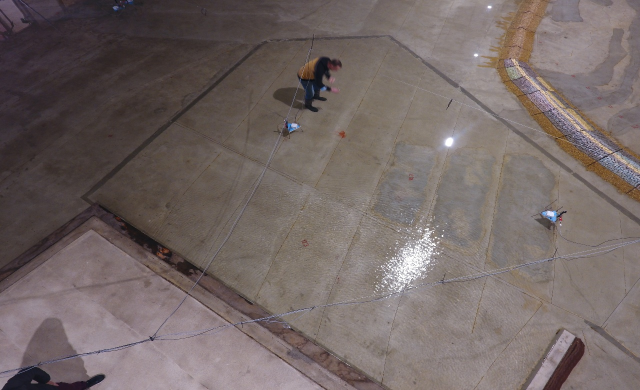
#> input picture ImagesRGB/0.jpg, 1280 x 780 px, found by its file name (shown at 1/2 size); its folder holds 4 pictures in this run
$ python img_filter.py
#> lines starting #> are read from the running program, lines starting #| are printed output that depends on the picture; pictures that were not available may be replaced by others from this repository, and a replacement may not be noted
#!/usr/bin/env python

import os
import numpy
import cv2


os.chdir(os.getcwd()+'/water_pollution/')
IMAGES_DIR_NAME = '2022-01-10 Tests'

class image_filter:
    def __init__(self,images_dir):
        self.images_dir = images_dir
        self.images = self.get_images()


    def get_images(self):
        files = os.listdir('./' + self.images_dir)
        images_names = [x for x in os.listdir('./2022-01-10 Tests') if x[-3:].lower() == 'jpg']
        images = []
        for i in images_names:
            img = cv2.imread('./' + self.images_dir + '/' + i)
#> img is the input picture: shape (780, 1280, 3); mean B, G, R 101.1, 103.2, 114.7
            shape = (1280,780)
            img = cv2.resize(img,shape)
            images.append(img)
        images = numpy.array(images)
        print(images.shape)
#| (1, 780, 1280, 3)
        return images

    def create_RGB_images(self):
        for i in range(len(self.images)):
            name_img = str(i) + ".jpg"
            cv2.imwrite("./ImagesRGB/"+name_img,self.images[i])
            cv2.imwrite("./ImagesRGB/"+"R"+name_img,self.images[i][:,:,0])
            cv2.imwrite("./ImagesRGB/"+"G"+name_img,self.images[i][:,:,1])
            cv2.imwrite("./ImagesRGB/"+"B"+name_img,self.images[i][:,:,2])
#> this loop made 1 pass
#> name_img on pass 1: '0.jpg'
#> pass 1, in create_RGB_images, `cv2.imwrite("./ImagesRGB/"+"R"+name_img,self.images[i][:,:,0])`:
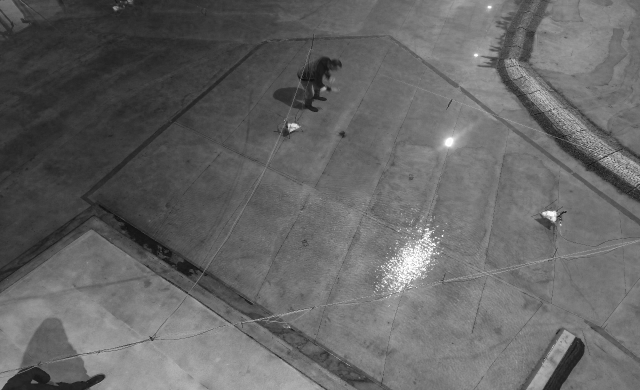
#> saved as R0.jpg: shape (780, 1280) (shown at 1/2 size); min 0, max 255, mean 101.1
#> pass 1, in create_RGB_images, `cv2.imwrite("./ImagesRGB/"+"G"+name_img,self.images[i][:,:,1])`:
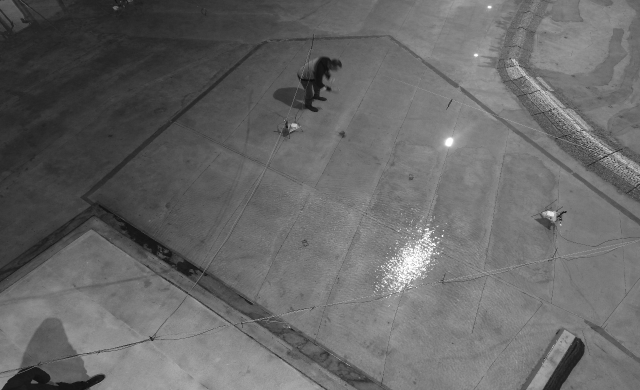
#> saved as G0.jpg: shape (780, 1280) (shown at 1/2 size); min 4, max 255, mean 103.2


def main():
    image_class = image_filter(IMAGES_DIR_NAME)
    image_class.create_RGB_images()

if __name__ == "__main__":
    main()

$ run again, on ImagesRGB/13.jpg
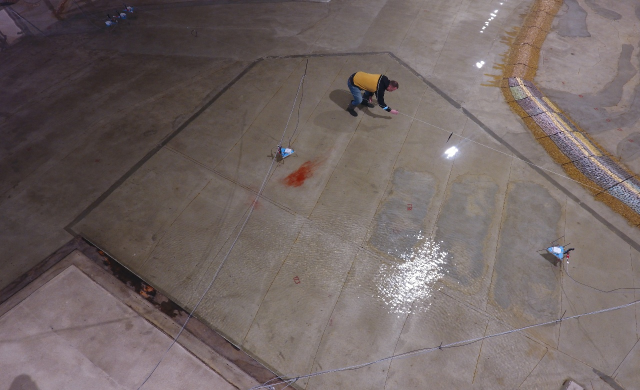
#> input picture ImagesRGB/13.jpg, 1280 x 780 px, found by its file name (shown at 1/2 size)
#> in get_images, img is the input picture: shape (780, 1280, 3); mean B, G, R 99.8, 101.7, 113.3
#| (1, 780, 1280, 3)
#> the loop in create_RGB_images, `for i in range(len(self.images)):` made 1 pass
#> name_img on pass 1: '0.jpg'
#> pass 1, in create_RGB_images, `cv2.imwrite("./ImagesRGB/"+"G"+name_img,self.images[i][:,:,1])`:
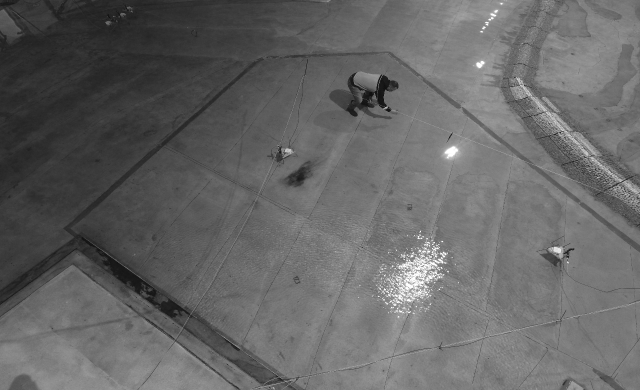
#> saved as G0.jpg: shape (780, 1280) (shown at 1/2 size); min 3, max 255, mean 101.7
#> pass 1, in create_RGB_images, `cv2.imwrite("./ImagesRGB/"+"B"+name_img,self.images[i][:,:,2])`:
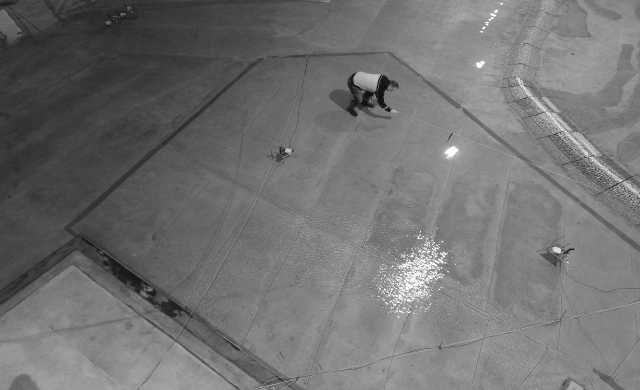
#> saved as B0.jpg: shape (780, 1280) (shown at 1/2 size); min 0, max 255, mean 113.3

$ run again, on ImagesRGB/16.jpg
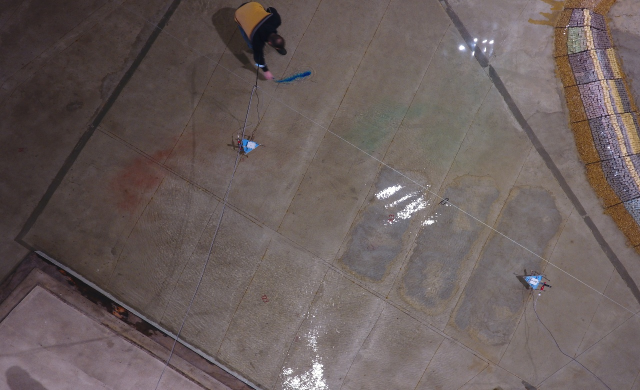
#> input picture ImagesRGB/16.jpg, 1280 x 780 px, found by its file name (shown at 1/2 size)
#> in get_images, img is the input picture: shape (780, 1280, 3); mean B, G, R 91.6, 93.4, 105.2
#| (1, 780, 1280, 3)
#> the loop in create_RGB_images, `for i in range(len(self.images)):` made 1 pass
#> name_img on pass 1: '0.jpg'
#> pass 1, in create_RGB_images, `cv2.imwrite("./ImagesRGB/"+"G"+name_img,self.images[i][:,:,1])`:
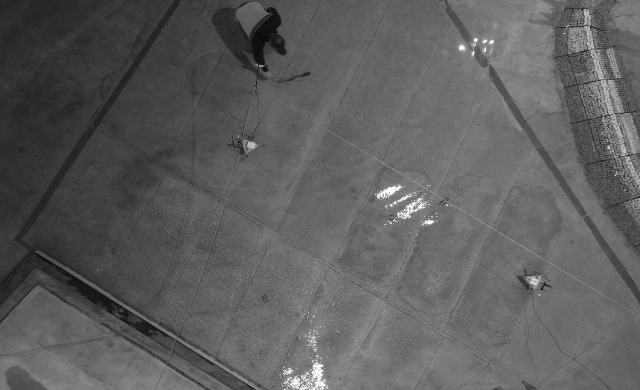
#> saved as G0.jpg: shape (780, 1280) (shown at 1/2 size); min 0, max 255, mean 93.4
#> pass 1, in create_RGB_images, `cv2.imwrite("./ImagesRGB/"+"B"+name_img,self.images[i][:,:,2])`:
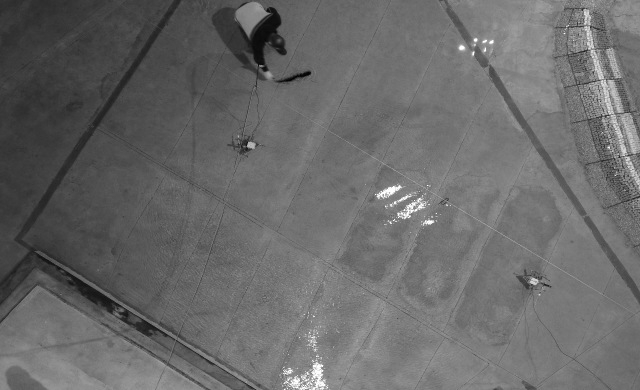
#> saved as B0.jpg: shape (780, 1280) (shown at 1/2 size); min 0, max 255, mean 105.2
